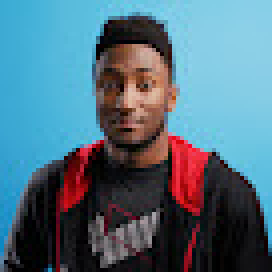
#> input picture youtube/channel-pictures/channel-1.jpeg, 68 x 68 px, given in place of the camera (shown 4 times larger)
$ python main.py
#> lines starting #> are read from the running program, lines starting #| are printed output that depends on the picture; after the words box and inside, x2 and y2 are one past the last pixel; in counts of white or black regions, pixels touching at a corner belong together
import cv2
import numpy as np

#create the VideoCapture object
cap = cv2.VideoCapture(0)

while cap.isOpened():

    #read the frames
    ret, frame = cap.read()
#> frame is the input picture: shape (68, 68, 3); mean B, G, R 127.2, 111.6, 81.3
    if not ret:
        break

    #apply a gaussian blue to reduce noise
    blur = cv2.GaussianBlur(frame, (7, 7), 0)
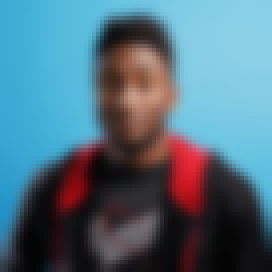
#> blur: shape (68, 68, 3) (shown 4 times larger); mean B, G, R 127, 111.5, 81.3

    #convert to grayscale
    gray = cv2.cvtColor(blur, cv2.COLOR_BGR2GRAY)
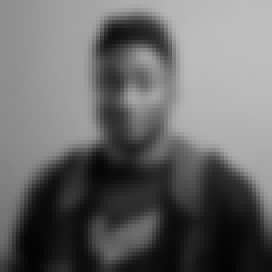
#> gray: shape (68, 68) (shown 4 times larger); min 3, max 190, mean 104.2


    #threshold (Use regular to have full control over threshold value)
    # _, thresh = cv2.threshold(gray, 0, 255, cv2.THRESH_BINARY_INV +cv2.THRESH_OTSU)
    _, thresh = cv2.threshold(gray, 50, 255, cv2.THRESH_BINARY_INV)
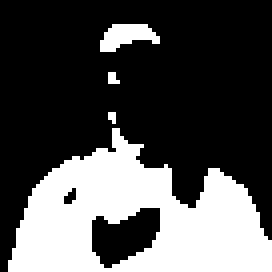
#> thresh: shape (68, 68) (shown 4 times larger); 31.2% white; 4 white regions (2 under 20 px), largest, box (x1, y1, x2, y2) and area: (2, 32, 68, 68) 1366, (25, 6, 40, 13) 66


    #Open (erode, then dilate)
    kernel = np.ones((5, 5), np.uint8)
    open = cv2.morphologyEx(thresh, cv2.MORPH_OPEN, kernel)
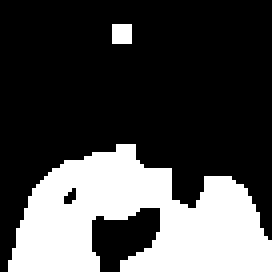
#> open: shape (68, 68) (shown 4 times larger); 29.2% white; 2 white regions
    cv2.imshow("Open", open)

    #adaptive threshold
    # adaptiveThresh = cv2.adaptiveThreshold(gray, 255, cv2.ADAPTIVE_THRESH_GAUSSIAN_C, cv2.THRESH_BINARY_INV, 15, 2)
    # cv2.imshow("Thresh", thresh)

    #get the coutours
    contours, _ = cv2.findContours(open, cv2.RETR_EXTERNAL, cv2.CHAIN_APPROX_SIMPLE)
#> contours = 2 contours, 1 with area under 20; largest, box (x1, y1, x2, y2) and area: (2, 36, 68, 68) 1224

    headcount = 0
    #loop through the contours and check the area
    for contour in contours:

        #calculate the contour area to get the rough area that hair would take up in frame
        area = cv2.contourArea(contour)

        #calculate perimeter and circular to check for circularity similar to hair shape
        perimeter = cv2.arcLength(contour, True)

        if perimeter == 0:
            continue

        circularity = (4 * np.pi * area) / (perimeter * perimeter)

        #AREA
        if 3500 < area < 19000:

            #CIRCULARITY
            if circularity > 0.1:

                x, y, w, h = cv2.boundingRect(contour)
                aspectRatio = w / float(h)

                #ASPECT RATIO
                if 0.7 < aspectRatio < 1.3:

                    hull = cv2.convexHull(contour)
                    hullArea = cv2.contourArea(hull)

                    convexity = area / hullArea if hullArea > 0 else 0

                    #CONVEXITY
                    if 0.3 < convexity < 0.9:

                        #if all conditions pass, increase head count, draw contours, bounding box and put text
                        headcount += 1
                        cv2.drawContours(frame, [contour], -1, (0, 255, 0), 2)

                        cv2.putText(frame, f"Contour area: {area}", (10, 60), cv2.FONT_HERSHEY_SIMPLEX, 1, (0, 255, 0), 0)
                        cv2.putText(frame, f"Circularity: {circularity}", (10, 90), cv2.FONT_HERSHEY_SIMPLEX, 1, (0, 255, 0), 0)
                        cv2.putText(frame, f"Aspect ratio: {aspectRatio}", (10, 120), cv2.FONT_HERSHEY_SIMPLEX, 1, (0, 255, 0), 0)
                        cv2.putText(frame, f"Convexity : {convexity}", (10, 150), cv2.FONT_HERSHEY_SIMPLEX, 1, (0, 255, 0), 0)

                        cv2.rectangle(frame, (x, y), (x + w, y + h), (255, 0, 0), 2)  # Draw bounding box
#> this loop made 2 passes
#> (area, perimeter, circularity) on pass 1: (1223.5, 237.3, 0.273)
#> after the loop, headcount = 0


    cv2.putText(frame, f"Head Count: {headcount}", (10, 30), cv2.FONT_HERSHEY_SIMPLEX, 1, (0, 255, 0), 0)
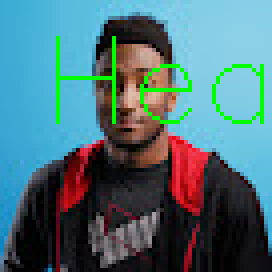
#> frame: shape (68, 68, 3) (shown 4 times larger); 3.16% of pixels changed, all inside (x1, y1, x2, y2) = (14, 9, 66, 31)

    #display webcam feed
    cv2.imshow("Head Detection", frame)

    #press q to terminate
    if cv2.waitKey(1) == ord('q'):
#> (key q is pressed here)
        cv2.destroyAllWindows()
        break

$ run again, on youtube/channel-pictures/channel-2.jpeg
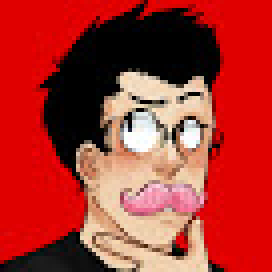
#> input picture youtube/channel-pictures/channel-2.jpeg, 68 x 68 px, given in place of the camera (shown 4 times larger)
#> frame is the input picture: shape (68, 68, 3); mean B, G, R 45.3, 52, 169.9
#> `_, thresh = cv2.threshold(gray, 50, 255, cv2.THRESH_BINARY_INV)`:
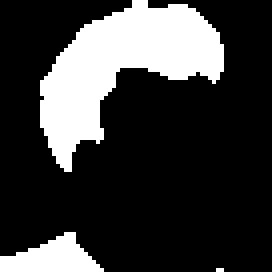
#> thresh: shape (68, 68) (shown 4 times larger); 22.9% white; 3 white regions (1 under 20 px), largest, box (x1, y1, x2, y2) and area: (10, 0, 56, 43) 900, (0, 58, 26, 68) 155
#> open: shape (68, 68); 22% white; 2 white regions
#> contours = 2 contours; box (x1, y1, x2, y2) and area: (10, 1, 56, 39) 802, (0, 59, 24, 68) 122
#> the loop `for contour in contours:` made 2 passes
#> (area, perimeter, circularity) on passes 1 to 2: (122, 56.14, 0.486), (801.5, 146.8, 0.467)
#> after the loop `for contour in contours:`: headcount = 0
#> `cv2.putText(frame, f"Head Count: {headcount}", (10, 30), cv2.FONT_HERS..`:
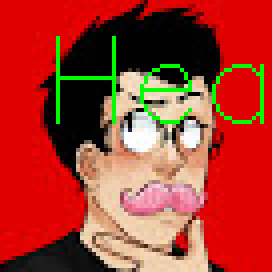
#> frame: shape (68, 68, 3) (shown 4 times larger); 3.16% of pixels changed, all inside (x1, y1, x2, y2) = (14, 9, 66, 31)

$ run again, on youtube/channel-pictures/channel-3.jpeg
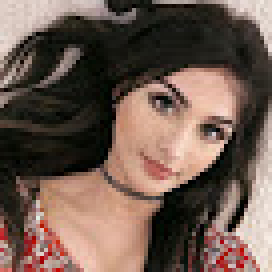
#> input picture youtube/channel-pictures/channel-3.jpeg, 68 x 68 px, given in place of the camera (shown 4 times larger)
#> frame is the input picture: shape (68, 68, 3); mean B, G, R 79.8, 90.2, 110.7
#> `_, thresh = cv2.threshold(gray, 50, 255, cv2.THRESH_BINARY_INV)`:
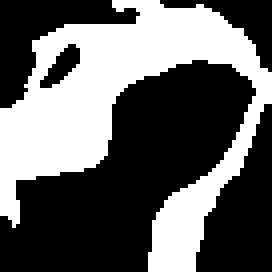
#> thresh: shape (68, 68) (shown 4 times larger); 39.2% white; 1 white region, box (x1, y1, x2, y2) and area: (0, 0, 68, 68) 1814
#> open: shape (68, 68); 35.6% white; 3 white regions
#> contours = 3 contours; box (x1, y1, x2, y2) and area: (0, 0, 68, 54) 1218, (37, 44, 55, 68) 245, (9, 9, 15, 16) 28
#> the loop `for contour in contours:` made 3 passes
#> (area, perimeter, circularity) on passes 1 to 3: (245, 70.63, 0.617), (28, 20.83, 0.811), (1218, 241.5, 0.262)
#> after the loop `for contour in contours:`: headcount = 0
#> `cv2.putText(frame, f"Head Count: {headcount}", (10, 30), cv2.FONT_HERS..`:
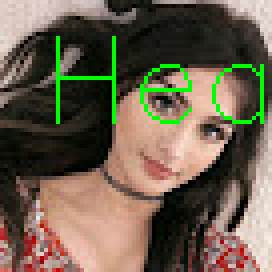
#> frame: shape (68, 68, 3) (shown 4 times larger); 3.16% of pixels changed, all inside (x1, y1, x2, y2) = (14, 9, 66, 31)
